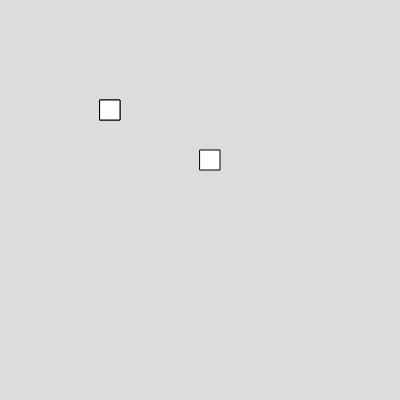
Frame 1 (no input)
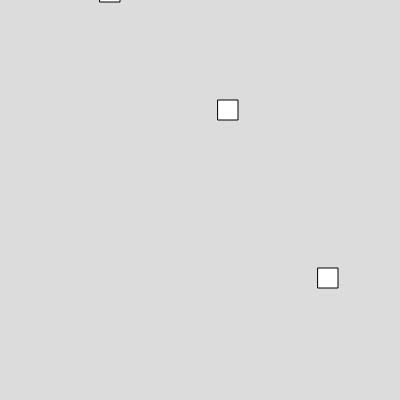
Frame 60 (no input)
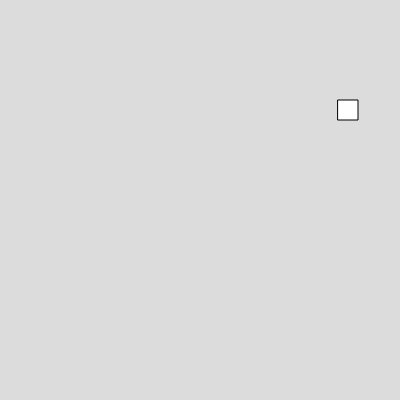
Frame 120 (the mouse pressed at the canvas centre since frame 60)

The p5.js sketch that drew these frames (run headless with seeded random() and noise() and a simulated clock; from frame 60 on, the mouse is pressed at the canvas centre):

// p5.js sketch
// ── sketch.js
var box;
var box2;
var box3;

function setup() 
{
  createCanvas(400, 400);
  box = new Box(100,100,20,20,0,2);
  box2 = new Box(100,100,20,20,2,0);
  box3 = new Box(200,150,20,20,2,2);
}

function draw() 
{
  background(220);
  box.show();
  box2.show();
  box3.show();
  box.moveup();
  box2.move();
  box3.movei();
  
}


// ── box.js
class Box
  {
    constructor(x,y,w,h,vx,vy)
    {
      this.x =x;
      this.y =y;
      this.w =w;
      this.h = h;
      this.vx = vx;
      this.vy = vy;
    }
    
    show()
    {
      rect(this.x,this.y,this.w,this.h)

    }
    
    move ()
    {
      this.x = this.x+this.vx;

    }

    moveup ()
    {
      this.y = this.y - this.vy;
    }

    movei()
    {
      this.x = this.x+this.vx;
      this.y = this.y + this.vy;

    }
  }

  
